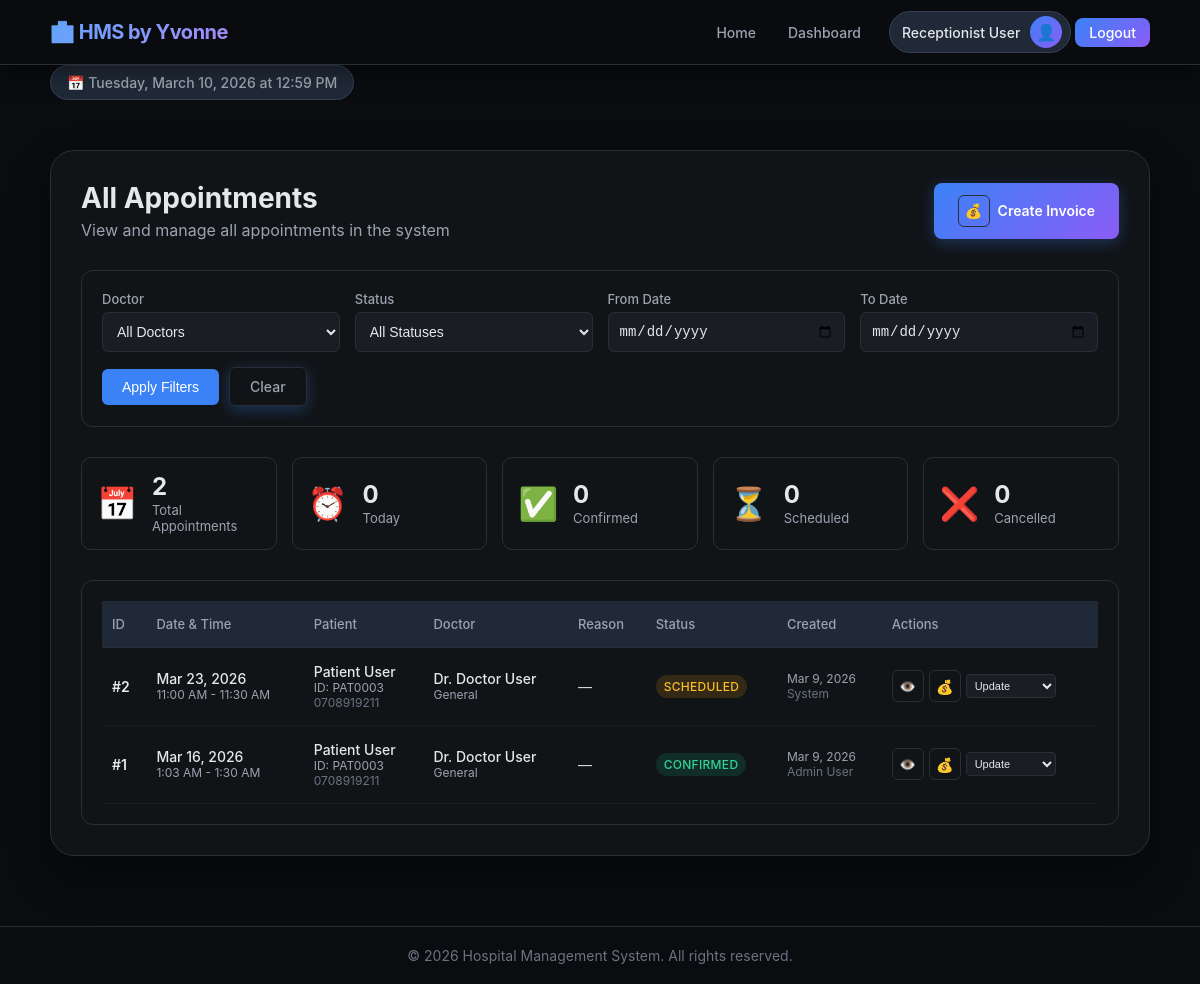
The app's page /all-appointments/ (signed in) with its own data.
### accounts/models.py (models this page shows, shortened)
class Appointment(models.Model):
    STATUS_CHOICES = [
        ('scheduled', 'Scheduled'),
        ('confirmed', 'Confirmed'),
        ('completed', 'Completed'),
        ('cancelled', 'Cancelled'),
        ('no_show', 'No Show'),
    ]
    patient = models.ForeignKey(Patient, on_delete=models.CASCADE, related_name='appointments')
    doctor = models.ForeignKey(Doctor, on_delete=models.CASCADE, related_name='appointments')
    schedule = models.ForeignKey(DoctorSchedule, on_delete=models.SET_NULL, null=True, related_name='appointments')
    appointment_date = models.DateField()
    start_time = models.TimeField()
    consultation_fee = models.DecimalField(max_digits=10, decimal_places=2, default=1500.00, help_text="Consultation fee in KES")
    end_time = models.TimeField()
    status = models.CharField(max_length=20, choices=STATUS_CHOICES, default='scheduled')
    reason = models.TextField(blank=True)
    notes = models.TextField(blank=True)
    created_at = models.DateTimeField(auto_now_add=True)
    updated_at = models.DateTimeField(auto_now=True)
    created_by = models.ForeignKey(User, on_delete=models.SET_NULL, null=True, related_name='created_appointments')
    class Meta:
        ordering = ['-appointment_date', '-start_time']
        unique_together = ['doctor', 'appointment_date', 'start_time']  # Prevent double booking

class Patient(models.Model):
    user_profile = models.OneToOneField(UserProfile, on_delete=models.CASCADE, related_name='patient_details')
    patient_id = models.CharField(max_length=20, unique=True)
    emergency_contact = models.CharField(max_length=100)
    blood_group = models.CharField(max_length=5, blank=True)
    created_by = models.ForeignKey(User, on_delete=models.SET_NULL, null=True, related_name='created_patients')

class UserProfile(models.Model):
    USER_TYPES = (
        ('admin', 'Admin'),
        ('receptionist', 'Receptionist'),
        ('doctor', 'Doctor'),
        ('patient', 'Patient'),
    )
    user = models.OneToOneField(User, on_delete=models.CASCADE, related_name='profile')
    user_type = models.CharField(max_length=20, choices=USER_TYPES, default='patient')
    phone_number = models.CharField(max_length=15, blank=True)
    address = models.TextField(blank=True)
    date_of_birth = models.DateField(null=True, blank=True)

class Doctor(models.Model):
    user_profile = models.OneToOneField(UserProfile, on_delete=models.CASCADE, related_name='doctor_details')
    employee_id = models.CharField(max_length=20, unique=True)
    specialization = models.CharField(max_length=100)
    license_number = models.CharField(max_length=50, unique=True)

### accounts/views.py (the view)
# urls.py: path('all-appointments/', views.all_appointments, name='all_appointments'),
@login_required
def all_appointments(request):
    if request.user.profile.user_type != 'receptionist':
        messages.error(request, 'Access denied.')
        return redirect('dashboard')
    doctor_id = request.GET.get('doctor')
    status = request.GET.get('status')
    date_from = request.GET.get('date_from')
    date_to = request.GET.get('date_to')
    appointments = Appointment.objects.all()
    if doctor_id:
        appointments = appointments.filter(doctor_id=doctor_id)
    if status:
        appointments = appointments.filter(status=status)
    if date_from:
        appointments = appointments.filter(appointment_date__gte=date_from)
    if date_to:
        appointments = appointments.filter(appointment_date__lte=date_to)
    appointments = appointments.order_by('-appointment_date', '-start_time')
    doctors = Doctor.objects.all()
    return render(request, 'accounts/all_appointments.html', {
        'appointments': appointments,
        'doctors': doctors,
        'filters': {
            'doctor': doctor_id,
            'status': status,
            'date_from': date_from,
            'date_to': date_to,
        }
    })

### accounts/templates/accounts/all_appointments.html (shortened to what this page needs)
{% extends 'accounts/base.html' %}
{% block content %}
<div class="page-header">
    <div>
        <h1>All Appointments</h1>
        <p>View and manage all appointments in the system</p>
    </div>
    <div class="header-actions">
        <a href="{% url 'create_invoice' %}" class="btn btn-primary">
            <span class="btn-icon">💰</span> Create Invoice
        </a>
    </div>
</div>
<div class="filters-section">
    <form method="get" class="filters-form">
        <div class="filters-grid">
            <div class="filter-group">
                <label for="doctor">Doctor</label>
                <select name="doctor" id="doctor" class="form-control">
                    <option value="">All Doctors</option>
                </select>
            </div>
            <div class="filter-group">
                <label for="status">Status</label>
                <select name="status" id="status" class="form-control">
                    <option value="">All Statuses</option>
                </select>
            </div>
            <div class="filter-group">
                <label for="date_from">From Date</label>
                <input type="date" name="date_from" id="date_from" class="form-control" value="{{ filters.date_from }}">
            </div>
            <div class="filter-group">
                <label for="date_to">To Date</label>
                <input type="date" name="date_to" id="date_to" class="form-control" value="{{ filters.date_to }}">
            </div>
            <div class="filter-actions">
                <button type="submit" class="btn btn-secondary">Apply Filters</button>
                <a href="{% url 'all_appointments' %}" class="btn btn-clear">Clear</a>
            </div>
        </div>
    </form>
</div>
<div class="summary-cards">
    <div class="summary-card">
        <div class="summary-icon">📅</div>
        <div class="summary-content">
            <div class="summary-value">{{ appointments.count }}</div>
            <div class="summary-label">Total Appointments</div>
        </div>
    </div>
    <div class="summary-card">
        <div class="summary-icon">⏰</div>
        <div class="summary-content">
            <div class="summary-value">{{ today_count|default:"0" }}</div>
            <div class="summary-label">Today</div>
        </div>
    </div>
    <div class="summary-card">
        <div class="summary-icon">✅</div>
        <div class="summary-content">
            <div class="summary-value">{{ confirmed_count|default:"0" }}</div>
            <div class="summary-label">Confirmed</div>
        </div>
    </div>
    <div class="summary-card">
        <div class="summary-icon">⏳</div>
        <div class="summary-content">
            <div class="summary-value">{{ scheduled_count|default:"0" }}</div>
            <div class="summary-label">Scheduled</div>
        </div>
    </div>
    <div class="summary-card">
        <div class="summary-icon">❌</div>
        <div class="summary-content">
            <div class="summary-value">{{ cancelled_count|default:"0" }}</div>
            <div class="summary-label">Cancelled</div>
        </div>
    </div>
</div>
<div class="appointments-section">
    {% if appointments %}
        <div class="table-responsive">
            <table class="appointments-table">
                <thead>
                    <tr>
                        <th>ID</th>
                        <th>Date & Time</th>
                        <th>Patient</th>
                        <th>Doctor</th>
                        <th>Reason</th>
                        <th>Status</th>
                        <th>Created</th>
                        <th>Actions</th>
                    </tr>
                </thead>
                <tbody>
                    {% for appointment in appointments %}
                    <tr class="appointment-row" data-id="{{ appointment.id }}">
                        <td class="appointment-id">#{{ appointment.id }}</td>
                        <td>
                            <div class="datetime">
                                <div class="date">{{ appointment.appointment_date|date:"M j, Y" }}</div>
                                <div class="time">{{ appointment.start_time|time:"g:i A" }} - {{ appointment.end_time|time:"g:i A" }}</div>
                            </div>
                        </td>
                        <td>
                            <div class="patient-info">
                                <div class="patient-name">{{ appointment.patient.user_profile.user.get_full_name }}</div>
                                <div class="patient-id">ID: {{ appointment.patient.patient_id }}</div>
                                <div class="patient-contact">{{ appointment.patient.user_profile.phone_number|default:"—" }}</div>
                            </div>
                        </td>
                        <td>
                            <div class="doctor-info">
                                <div class="doctor-name">Dr. {{ appointment.doctor.user_profile.user.get_full_name }}</div>
                                <div class="doctor-specialization">{{ appointment.doctor.specialization }}</div>
                            </div>
                        </td>
                        <td>
                            <div class="reason">{{ appointment.reason|truncatechars:50|default:"—" }}</div>
                        </td>
                        <td>
                            <span class="status-badge status-{{ appointment.status }}">
                                {{ appointment.get_status_display }}
                            </span>
                        </td>
                        <td>
                            <div class="created-info">
                                <div class="created-date">{{ appointment.created_at|date:"M j, Y" }}</div>
                                <div class="created-by">{{ appointment.created_by.get_full_name|default:"System" }}</div>
                            </div>
                        </td>
                        <td>
                            <div class="action-buttons">
                                <button class="btn-icon view-details" onclick="showAppointmentDetails({{ appointment.id }})" title="View Details">👁️</button>
                                {% if appointment.status != 'completed' and appointment.status != 'cancelled' %}
                                    <a href="{% url 'create_invoice_for_appointment' appointment.id %}" class="btn-icon" title="Create Invoice">💰</a>
                                {% endif %}
                                <div class="status-update">
                                    <select class="quick-status" onchange="updateStatus({{ appointment.id }}, this.value)" {% if appointment.status == 'completed' or appointment.status == 'cancelled' %}disabled{% endif %}>
                                        <option value="">Update</option>
                                    </select>
                                </div>
                            </div>
                        </td>
                    </tr>
                    {% endfor %}
                </tbody>
            </table>
        </div>
    {% endif %}
</div>
{% endblock %}

### accounts/templates/accounts/base.html (shortened to what this page needs)
<!DOCTYPE html>
<html lang="en">
<head>
</head>
<body>
    <div class="navbar">
        <div class="container nav-container">
            <div class="logo">🏥 HMS by Yvonne</div>
            <div class="nav-links">
                <a href="{% url 'home' %}">Home</a>
                {% if user.is_authenticated %}
                    <a href="{% url 'dashboard' %}">Dashboard</a>
                    <div class="user-info">
                        <span class="username">{{ user.get_full_name|default:user.username }}</span>
                        <div class="user-icon">👤</div>
                    </div>
                    <a href="{% url 'logout' %}" class="btn-nav">Logout</a>
                {% else %}
                    <a href="{% url 'login' %}">Login</a>
                    <a href="{% url 'register' %}" class="btn-nav">Register</a>
                {% endif %}
            </div>
        </div>
    </div>
    <div class="container">
        <div class="current-date" id="currentDate"></div>
        <div class="content">
            {% block content %}{% endblock %}
        </div>
    </div>
    <div class="footer">
        <div class="container">
            <p>&copy; 2026 Hospital Management System. All rights reserved.</p>
        </div>
    </div>
</body>
</html>

### accounts/templates/accounts/base.html (style rules this page uses)
* { margin: 0; padding: 0; box-sizing: border-box; }
body { background: #0a0c0f; color: #e5e7eb; font-family: 'Inter', -apple-system, BlinkMacSystemFont, 'Segoe UI', Roboto, sans-serif; min-height: 100vh; display: flex; flex-direction: column; }
.container { width: 95%; max-width: 1400px; margin: 0 auto; padding: 0 20px; flex: 1; }
.navbar { background: rgba(10, 12, 15, 0.95); backdrop-filter: blur(10px); border-bottom: 1px solid #2a2f35; padding: 8px 0; position: sticky; top: 0; z-index: 1000; box-shadow: 0 4px 20px rgba(0, 0, 0, 0.5); }
.nav-container { display: flex; justify-content: space-between; align-items: center; height: 48px; }
.logo { font-size: 20px; font-weight: 700; background: linear-gradient(135deg, #60a5fa 0%, #a78bfa 100%); -webkit-background-clip: text; -webkit-text-fill-color: transparent; letter-spacing: -0.5px; }
.nav-links { display: flex; align-items: center; gap: 4px; }
.nav-links a { color: #9ca3af; text-decoration: none; padding: 6px 14px; border-radius: 8px; font-size: 14px; font-weight: 500; transition: all 0.2s; }
.nav-links a.btn-nav { background: linear-gradient(135deg, #3b82f6 0%, #8b5cf6 100%); color: white; }
.user-info { display: flex; align-items: center; gap: 10px; padding: 4px 8px 4px 12px; border-radius: 30px; background: #1f2937; border: 1px solid #374151; margin-left: 10px; }
.user-icon { width: 32px; height: 32px; background: linear-gradient(135deg, #3b82f6 0%, #8b5cf6 100%); border-radius: 50%; display: flex; align-items: center; justify-content: center; color: white; font-size: 16px; }
.username { font-size: 14px; font-weight: 500; color: #e5e7eb; }
.content { background: #111417; padding: 30px; border-radius: 24px; margin: 30px 0; box-shadow: 0 20px 40px rgba(0, 0, 0, 0.4); border: 1px solid #2a2f35; }
.footer { border-top: 1px solid #2a2f35; padding: 20px 0; margin-top: 40px; text-align: center; color: #6b7280; font-size: 14px; }
.btn { background: linear-gradient(135deg, #3b82f6 0%, #8b5cf6 100%); color: white; border: none; padding: 12px 24px; cursor: pointer; font-size: 14px; font-weight: 600; border-radius: 12px; text-decoration: none; display: inline-block; transition: all 0.2s; box-shadow: 0 4px 15px rgba(59, 130, 246, 0.3); }
.btn-secondary { background: #1f2937; color: #e5e7eb; border: 1px solid #374151; box-shadow: none; }
table { width: 100%; border-collapse: collapse; font-size: 14px; }
th { background: #1f2937; padding: 16px; text-align: left; font-weight: 600; color: #9ca3af; border-bottom: 1px solid #374151; }
td { padding: 16px; border-bottom: 1px solid #2a2f35; color: #e5e7eb; }
.current-date { background: #1f2937; padding: 8px 16px; border-radius: 30px; font-size: 14px; font-weight: 500; color: #9ca3af; display: inline-flex; align-items: center; gap: 8px; border: 1px solid #374151; margin-bottom: 20px; }
.status-badge { display: inline-block; padding: 4px 12px; border-radius: 30px; font-size: 12px; font-weight: 600; text-transform: uppercase; letter-spacing: 0.3px; }
.status-scheduled { background: rgba(245, 158, 11, 0.15); color: #fbbf24; }
.status-confirmed { background: rgba(16, 185, 129, 0.15); color: #34d399; }

### records on screen
Appointment: id "2", appointment_date "Mar 23, 2026", start_time "11:00 AM", end_time "11:30 AM", patient.user_profile.user.get_full_name "Patient User", patient.patient_id "PAT0003", patient.user_profile.phone_number "0708919211", doctor.user_profile.user.get_full_name "Doctor User", doctor.specialization "General", reason "—", status "SCHEDULED", created_at "Mar 9, 2026", created_by.get_full_name "System"
Appointment: id "1", appointment_date "Mar 16, 2026", start_time "1:03 AM", end_time "1:30 AM", patient.user_profile.user.get_full_name "Patient User", patient.patient_id "PAT0003", patient.user_profile.phone_number "0708919211", doctor.user_profile.user.get_full_name "Doctor User", doctor.specialization "General", reason "—", status "CONFIRMED", created_at "Mar 9, 2026", created_by.get_full_name "Admin User"

### other values on screen
{{ user.get_full_name|default:user.username }} "Receptionist User"
{{ appointments.count }} "2"
{{ today_count|default:"0" }} "0"
{{ confirmed_count|default:"0" }} "0"
{{ scheduled_count|default:"0" }} "0"
{{ cancelled_count|default:"0" }} "0"
